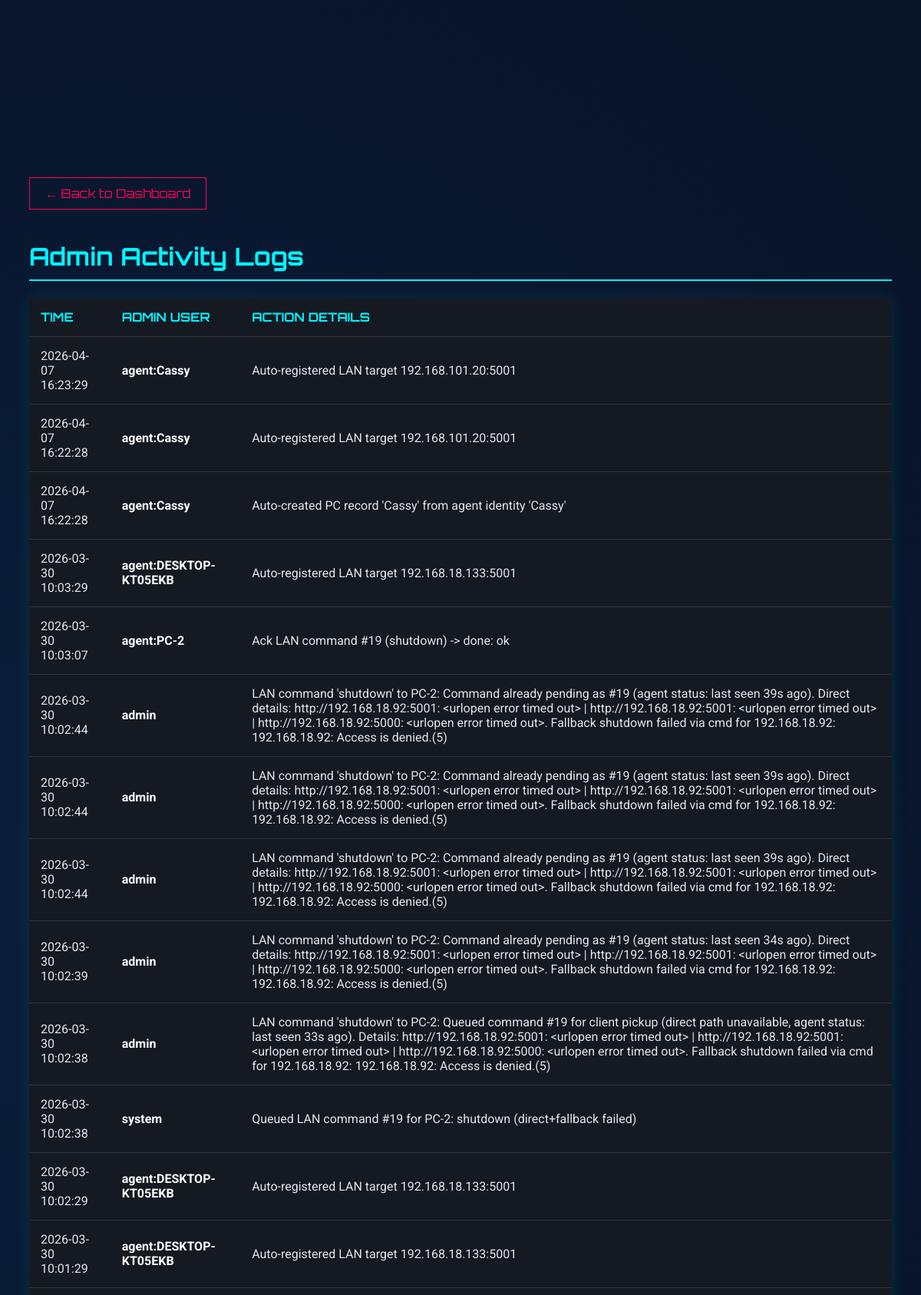
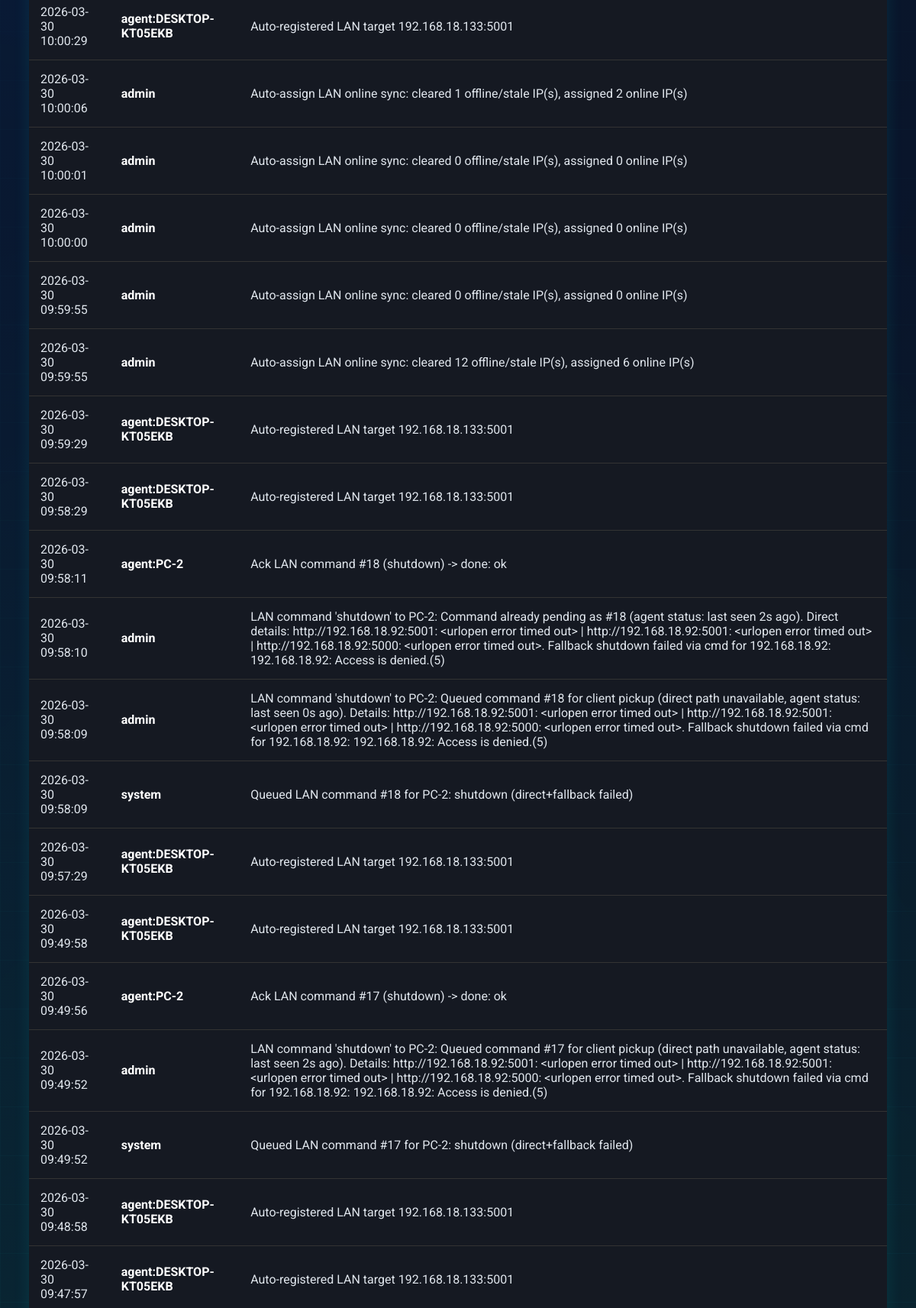
The app's page /logs (signed in, upper part) with its own data (2 pictures, top to bottom).
### app.py (models this page shows)
class AdminLog(db.Model):
    id = db.Column(db.Integer, primary_key=True)
    admin_name = db.Column(db.String(80))
    action = db.Column(db.String(255))
    timestamp = db.Column(db.DateTime, default=datetime.now)

### app.py (the view)
@app.route('/logs')
@login_required
def view_logs():
    if not current_user.is_admin: return redirect(url_for('index'))
    logs = AdminLog.query.order_by(AdminLog.timestamp.desc()).all()
    return render_template('logs.html', logs=logs)

### app.py (called while the page is built, shortened)
@login_manager.user_loader
def load_user(user_id):
    return db.session.get(User, int(user_id))

@app.before_request
def bootstrap_schema():
    if not getattr(app, "_schema_ready", False):
        db.create_all()
        ensure_pc_lan_ip_column()
        ensure_booking_date_column()
        ensure_session_last_charged_at_column()
        app._schema_ready = True

def start_periodic_billing():
    global _billing_thread_started
    if _billing_thread_started:
        return

@app.before_request
def ensure_billing_started():
    start_periodic_billing()

### templates/logs.html (shortened to what this page needs)
<!DOCTYPE html>
<html lang="en">
<head>
</head>
<body>
    {% include '_animated_background.html' %}
    <a href="/" class="back-btn">← Back to Dashboard</a>
    <h1>Admin Activity Logs</h1>
    <table>
        <thead>
            <tr>
                <th>Time</th>
                <th>Admin User</th>
                <th>Action Details</th>
            </tr>
        </thead>
        <tbody>
            {% for log in logs %}
            <tr>
                <td>{{ log.timestamp.strftime('%Y-%m-%d %H:%M:%S') }}</td>
                <td style="font-weight: bold; color: white;">{{ log.admin_name }}</td>
                <td>{{ log.action }}</td>
            </tr>
            {% else %}
            <tr>
                <td colspan="3" style="text-align:center; color:#666;">No logs found.</td>
            </tr>
            {% endfor %}
        </tbody>
    </table>
</body>
</html>

### templates/logs.html (style rules this page uses)
body { background-color: #0b0c15; color: #e0e6ed; font-family: 'Roboto', sans-serif; padding: 30px; }
h1 { font-family: 'Orbitron', sans-serif; color: #00f3ff; border-bottom: 2px solid #00f3ff; padding-bottom: 10px; }
table { width: 100%; border-collapse: collapse; background: #151922; margin-top: 20px; box-shadow: 0 0 20px rgba(0, 243, 255, 0.1); }
th, td { padding: 15px; text-align: left; border-bottom: 1px solid #333; }
th { color: #00f3ff; text-transform: uppercase; font-family: 'Orbitron', sans-serif; }
.back-btn { display: inline-block; margin-bottom: 20px; color: #ff0055; text-decoration: none; border: 1px solid #ff0055; padding: 10px 20px; font-family: 'Orbitron', sans-serif; }

### templates/_animated_background.html (style rules this page uses)
body > *:not(.cyber-bg) { position: relative; z-index: 1; }

### records on screen
AdminLog: timestamp "2026-04-07 16:23:29", admin_name "agent:Cassy", action "Auto-registered LAN target 192.168.101.20:5001"
AdminLog: timestamp "2026-04-07 16:22:28", admin_name "agent:Cassy", action "Auto-registered LAN target 192.168.101.20:5001"
AdminLog: timestamp "2026-04-07 16:22:28", admin_name "agent:Cassy", action "Auto-created PC record 'Cassy' from agent identity 'Cassy'"
AdminLog: timestamp "2026-03-30 10:03:29", admin_name "agent:DESKTOP-KT05EKB", action "Auto-registered LAN target 192.168.18.133:5001"
AdminLog: timestamp "2026-03-30 10:03:07", admin_name "agent:PC-2", action "Ack LAN command #19 (shutdown) -> done: ok"
AdminLog: timestamp "2026-03-30 10:02:44", admin_name "admin", action "LAN command 'shutdown' to PC-2: Command already pending as #19 (agent status: last seen 39s ago). Direct details: http://192.168.18.92:5001: <urlopen error timed out> | http://192.168.18.92:5001: <urlopen error timed out> | http://192.168.18.92:5000: <urlopen error timed out>. Fallback shutdown failed via cmd for 192.168.18.92: 192.168.18.92: Access is denied.(5)"
AdminLog: timestamp "2026-03-30 10:02:44", admin_name "admin", action "LAN command 'shutdown' to PC-2: Command already pending as #19 (agent status: last seen 39s ago). Direct details: http://192.168.18.92:5001: <urlopen error timed out> | http://192.168.18.92:5001: <urlopen error timed out> | http://192.168.18.92:5000: <urlopen error timed out>. Fallback shutdown failed via cmd for 192.168.18.92: 192.168.18.92: Access is denied.(5)"
AdminLog: timestamp "2026-03-30 10:02:44", admin_name "admin", action "LAN command 'shutdown' to PC-2: Command already pending as #19 (agent status: last seen 39s ago). Direct details: http://192.168.18.92:5001: <urlopen error timed out> | http://192.168.18.92:5001: <urlopen error timed out> | http://192.168.18.92:5000: <urlopen error timed out>. Fallback shutdown failed via cmd for 192.168.18.92: 192.168.18.92: Access is denied.(5)"
AdminLog: timestamp "2026-03-30 10:02:39", admin_name "admin", action "LAN command 'shutdown' to PC-2: Command already pending as #19 (agent status: last seen 34s ago). Direct details: http://192.168.18.92:5001: <urlopen error timed out> | http://192.168.18.92:5001: <urlopen error timed out> | http://192.168.18.92:5000: <urlopen error timed out>. Fallback shutdown failed via cmd for 192.168.18.92: 192.168.18.92: Access is denied.(5)"
AdminLog: timestamp "2026-03-30 10:02:38", admin_name "admin", action "LAN command 'shutdown' to PC-2: Queued command #19 for client pickup (direct path unavailable, agent status: last seen 33s ago). Details: http://192.168.18.92:5001: <urlopen error timed out> | http://192.168.18.92:5001: <urlopen error timed out> | http://192.168.18.92:5000: <urlopen error timed out>. Fallback shutdown failed via cmd for 192.168.18.92: 192.168.18.92: Access is denied.(5)"
AdminLog: timestamp "2026-03-30 10:02:38", admin_name "system", action "Queued LAN command #19 for PC-2: shutdown (direct+fallback failed)"
AdminLog: timestamp "2026-03-30 10:02:29", admin_name "agent:DESKTOP-KT05EKB", action "Auto-registered LAN target 192.168.18.133:5001"
AdminLog: timestamp "2026-03-30 10:01:29", admin_name "agent:DESKTOP-KT05EKB", action "Auto-registered LAN target 192.168.18.133:5001"
AdminLog: timestamp "2026-03-30 10:00:29", admin_name "agent:DESKTOP-KT05EKB", action "Auto-registered LAN target 192.168.18.133:5001"
AdminLog: timestamp "2026-03-30 10:00:06", admin_name "admin", action "Auto-assign LAN online sync: cleared 1 offline/stale IP(s), assigned 2 online IP(s)"
AdminLog: timestamp "2026-03-30 10:00:01", admin_name "admin", action "Auto-assign LAN online sync: cleared 0 offline/stale IP(s), assigned 0 online IP(s)"
AdminLog: timestamp "2026-03-30 10:00:00", admin_name "admin", action "Auto-assign LAN online sync: cleared 0 offline/stale IP(s), assigned 0 online IP(s)"
AdminLog: timestamp "2026-03-30 09:59:55", admin_name "admin", action "Auto-assign LAN online sync: cleared 0 offline/stale IP(s), assigned 0 online IP(s)"
AdminLog: timestamp "2026-03-30 09:59:55", admin_name "admin", action "Auto-assign LAN online sync: cleared 12 offline/stale IP(s), assigned 6 online IP(s)"
AdminLog: timestamp "2026-03-30 09:59:29", admin_name "agent:DESKTOP-KT05EKB", action "Auto-registered LAN target 192.168.18.133:5001"
AdminLog: timestamp "2026-03-30 09:58:29", admin_name "agent:DESKTOP-KT05EKB", action "Auto-registered LAN target 192.168.18.133:5001"
AdminLog: timestamp "2026-03-30 09:58:11", admin_name "agent:PC-2", action "Ack LAN command #18 (shutdown) -> done: ok"
AdminLog: timestamp "2026-03-30 09:58:10", admin_name "admin", action "LAN command 'shutdown' to PC-2: Command already pending as #18 (agent status: last seen 2s ago). Direct details: http://192.168.18.92:5001: <urlopen error timed out> | http://192.168.18.92:5001: <urlopen error timed out> | http://192.168.18.92:5000: <urlopen error timed out>. Fallback shutdown failed via cmd for 192.168.18.92: 192.168.18.92: Access is denied.(5)"
AdminLog: timestamp "2026-03-30 09:58:09", admin_name "admin", action "LAN command 'shutdown' to PC-2: Queued command #18 for client pickup (direct path unavailable, agent status: last seen 0s ago). Details: http://192.168.18.92:5001: <urlopen error timed out> | http://192.168.18.92:5001: <urlopen error timed out> | http://192.168.18.92:5000: <urlopen error timed out>. Fallback shutdown failed via cmd for 192.168.18.92: 192.168.18.92: Access is denied.(5)"
AdminLog: timestamp "2026-03-30 09:58:09", admin_name "system", action "Queued LAN command #18 for PC-2: shutdown (direct+fallback failed)"
AdminLog: timestamp "2026-03-30 09:57:29", admin_name "agent:DESKTOP-KT05EKB", action "Auto-registered LAN target 192.168.18.133:5001"
AdminLog: timestamp "2026-03-30 09:49:58", admin_name "agent:DESKTOP-KT05EKB", action "Auto-registered LAN target 192.168.18.133:5001"
AdminLog: timestamp "2026-03-30 09:49:56", admin_name "agent:PC-2", action "Ack LAN command #17 (shutdown) -> done: ok"
AdminLog: timestamp "2026-03-30 09:49:52", admin_name "admin", action "LAN command 'shutdown' to PC-2: Queued command #17 for client pickup (direct path unavailable, agent status: last seen 2s ago). Details: http://192.168.18.92:5001: <urlopen error timed out> | http://192.168.18.92:5001: <urlopen error timed out> | http://192.168.18.92:5000: <urlopen error timed out>. Fallback shutdown failed via cmd for 192.168.18.92: 192.168.18.92: Access is denied.(5)"
AdminLog: timestamp "2026-03-30 09:49:52", admin_name "system", action "Queued LAN command #17 for PC-2: shutdown (direct+fallback failed)"
AdminLog: timestamp "2026-03-30 09:48:58", admin_name "agent:DESKTOP-KT05EKB", action "Auto-registered LAN target 192.168.18.133:5001"
AdminLog: timestamp "2026-03-30 09:47:57", admin_name "agent:DESKTOP-KT05EKB", action "Auto-registered LAN target 192.168.18.133:5001"
